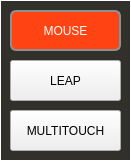
    <widget class="QFrame" name="TopModeFrame">
     <property name="geometry">
      <rect>
       <x>10</x>
       <y>10</y>
       <width>131</width>
       <height>161</height>
      </rect>
     </property>
     <property name="palette">
      <palette>
       <active>
        <colorrole role="WindowText">
         <brush brushstyle="SolidPattern">
          <color alpha="255">
           <red>255</red>
           <green>255</green>
           <blue>255</blue>
          </color>
         </brush>
        </colorrole>
        <colorrole role="Button">
         <brush brushstyle="SolidPattern">
          <color alpha="255">
           <red>49</red>
           <green>48</green>
           <blue>43</blue>
          </color>
         </brush>
        </colorrole>
        <colorrole role="Text">
         <brush brushstyle="SolidPattern">
          <color alpha="255">
           <red>255</red>
           <green>255</green>
           <blue>255</blue>
          </color>
         </brush>
        </colorrole>
        <colorrole role="ButtonText">
         <brush brushstyle="SolidPattern">
          <color alpha="255">
           <red>255</red>
           <green>255</green>
           <blue>255</blue>
          </color>
         </brush>
        </colorrole>
        <colorrole role="Base">
         <brush brushstyle="SolidPattern">
          <color alpha="255">
           <red>49</red>
           <green>48</green>
           <blue>43</blue>
          </color>
         </brush>
        </colorrole>
        <colorrole role="Window">
         <brush brushstyle="SolidPattern">
          <color alpha="255">
           <red>49</red>
           <green>48</green>
           <blue>43</blue>
          </color>
         </brush>
        </colorrole>
       </active>
       <inactive>
        <colorrole role="WindowText">
         <brush brushstyle="SolidPattern">
          <color alpha="255">
           <red>255</red>
           <green>255</green>
           <blue>255</blue>
          </color>
         </brush>
        </colorrole>
        <colorrole role="Button">
         <brush brushstyle="SolidPattern">
          <color alpha="255">
           <red>49</red>
           <green>48</green>
           <blue>43</blue>
          </color>
         </brush>
        </colorrole>
        <colorrole role="Text">
         <brush brushstyle="SolidPattern">
          <color alpha="255">
           <red>255</red>
           <green>255</green>
           <blue>255</blue>
          </color>
         </brush>
        </colorrole>
        <colorrole role="ButtonText">
         <brush brushstyle="SolidPattern">
          <color alpha="255">
           <red>255</red>
           <green>255</green>
           <blue>255</blue>
          </color>
         </brush>
        </colorrole>
        <colorrole role="Base">
         <brush brushstyle="SolidPattern">
          <color alpha="255">
           <red>49</red>
           <green>48</green>
           <blue>43</blue>
          </color>
         </brush>
        </colorrole>
        <colorrole role="Window">
         <brush brushstyle="SolidPattern">
          <color alpha="255">
           <red>49</red>
           <green>48</green>
           <blue>43</blue>
          </color>
         </brush>
        </colorrole>
       </inactive>
       <disabled>
        <colorrole role="WindowText">
         <brush brushstyle="SolidPattern">
          <color alpha="255">
           <red>255</red>
           <green>255</green>
           <blue>255</blue>
          </color>
         </brush>
        </colorrole>
        <colorrole role="Button">
         <brush brushstyle="SolidPattern">
          <color alpha="255">
           <red>49</red>
           <green>48</green>
           <blue>43</blue>
          </color>
         </brush>
        </colorrole>
        <colorrole role="Text">
         <brush brushstyle="SolidPattern">
          <color alpha="255">
           <red>255</red>
           <green>255</green>
           <blue>255</blue>
          </color>
         </brush>
        </colorrole>
        <colorrole role="ButtonText">
         <brush brushstyle="SolidPattern">
          <color alpha="255">
           <red>255</red>
           <green>255</green>
           <blue>255</blue>
          </color>
         </brush>
        </colorrole>
        <colorrole role="Base">
         <brush brushstyle="SolidPattern">
          <color alpha="255">
           <red>49</red>
           <green>48</green>
           <blue>43</blue>
          </color>
         </brush>
        </colorrole>
        <colorrole role="Window">
         <brush brushstyle="SolidPattern">
          <color alpha="255">
           <red>49</red>
           <green>48</green>
           <blue>43</blue>
          </color>
         </brush>
        </colorrole>
       </disabled>
      </palette>
     </property>
     <property name="styleSheet">
      <string notr="true">QFrame
{
border:1px solid white;
}

QLabel
{
border:none;
}

QPushButton:checked
{
  background-color: rgb(255,67,19) ;
  border: 2px solid #8f8f91;  
  border-radius: 6px;
 color: white ;
}</string>
     </property>
     <property name="frameShape">
      <enum>QFrame::StyledPanel</enum>
     </property>
     <property name="frameShadow">
      <enum>QFrame::Raised</enum>
     </property>
     <widget class="QPushButton" name="buttonModeTouch">
      <property name="geometry">
       <rect>
        <x>10</x>
        <y>110</y>
        <width>111</width>
        <height>41</height>
       </rect>
      </property>
      <property name="text">
       <string>MULTITOUCH</string>
      </property>
      <property name="checkable">
       <bool>true</bool>
      </property>
     </widget>
     <widget class="QPushButton" name="buttonModeMouse">
      <property name="geometry">
       <rect>
        <x>10</x>
        <y>10</y>
        <width>111</width>
        <height>41</height>
       </rect>
      </property>
      <property name="palette">
       <palette>
        <active>
         <colorrole role="WindowText">
          <brush brushstyle="SolidPattern">
           <color alpha="255">
            <red>255</red>
            <green>255</green>
            <blue>255</blue>
           </color>
          </brush>
         </colorrole>
         <colorrole role="Button">
          <brush brushstyle="SolidPattern">
           <color alpha="255">
            <red>49</red>
            <green>48</green>
            <blue>43</blue>
           </color>
          </brush>
         </colorrole>
         <colorrole role="Text">
          <brush brushstyle="SolidPattern">
           <color alpha="255">
            <red>255</red>
            <green>255</green>
            <blue>255</blue>
           </color>
          </brush>
         </colorrole>
         <colorrole role="ButtonText">
          <brush brushstyle="SolidPattern">
           <color alpha="255">
            <red>255</red>
            <green>255</green>
            <blue>255</blue>
           </color>
          </brush>
         </colorrole>
         <colorrole role="Base">
          <brush brushstyle="SolidPattern">
           <color alpha="255">
            <red>49</red>
            <green>48</green>
            <blue>43</blue>
           </color>
          </brush>
         </colorrole>
         <colorrole role="Window">
          <brush brushstyle="SolidPattern">
           <color alpha="255">
            <red>49</red>
            <green>48</green>
            <blue>43</blue>
           </color>
          </brush>
         </colorrole>
        </active>
        <inactive>
         <colorrole role="WindowText">
          <brush brushstyle="SolidPattern">
           <color alpha="255">
            <red>255</red>
            <green>255</green>
            <blue>255</blue>
           </color>
          </brush>
         </colorrole>
         <colorrole role="Button">
          <brush brushstyle="SolidPattern">
           <color alpha="255">
            <red>49</red>
            <green>48</green>
            <blue>43</blue>
           </color>
          </brush>
         </colorrole>
         <colorrole role="Text">
          <brush brushstyle="SolidPattern">
           <color alpha="255">
            <red>255</red>
            <green>255</green>
            <blue>255</blue>
           </color>
          </brush>
         </colorrole>
         <colorrole role="ButtonText">
          <brush brushstyle="SolidPattern">
           <color alpha="255">
            <red>255</red>
            <green>255</green>
            <blue>255</blue>
           </color>
          </brush>
         </colorrole>
         <colorrole role="Base">
          <brush brushstyle="SolidPattern">
           <color alpha="255">
            <red>49</red>
            <green>48</green>
            <blue>43</blue>
           </color>
          </brush>
         </colorrole>
         <colorrole role="Window">
          <brush brushstyle="SolidPattern">
           <color alpha="255">
            <red>49</red>
            <green>48</green>
            <blue>43</blue>
           </color>
          </brush>
         </colorrole>
        </inactive>
        <disabled>
         <colorrole role="WindowText">
          <brush brushstyle="SolidPattern">
           <color alpha="255">
            <red>255</red>
            <green>255</green>
            <blue>255</blue>
           </color>
          </brush>
         </colorrole>
         <colorrole role="Button">
          <brush brushstyle="SolidPattern">
           <color alpha="255">
            <red>49</red>
            <green>48</green>
            <blue>43</blue>
           </color>
          </brush>
         </colorrole>
         <colorrole role="Text">
          <brush brushstyle="SolidPattern">
           <color alpha="255">
            <red>255</red>
            <green>255</green>
            <blue>255</blue>
           </color>
          </brush>
         </colorrole>
         <colorrole role="ButtonText">
          <brush brushstyle="SolidPattern">
           <color alpha="255">
            <red>255</red>
            <green>255</green>
            <blue>255</blue>
           </color>
          </brush>
         </colorrole>
         <colorrole role="Base">
          <brush brushstyle="SolidPattern">
           <color alpha="255">
            <red>49</red>
            <green>48</green>
            <blue>43</blue>
           </color>
          </brush>
         </colorrole>
         <colorrole role="Window">
          <brush brushstyle="SolidPattern">
           <color alpha="255">
            <red>49</red>
            <green>48</green>
            <blue>43</blue>
           </color>
          </brush>
         </colorrole>
        </disabled>
       </palette>
      </property>
      <property name="text">
       <string>MOUSE</string>
      </property>
      <property name="checkable">
       <bool>true</bool>
      </property>
      <property name="checked">
       <bool>true</bool>
      </property>
      <property name="autoDefault">
       <bool>false</bool>
      </property>
      <property name="default">
       <bool>true</bool>
      </property>
      <property name="flat">
       <bool>false</bool>
      </property>
     </widget>
     <widget class="QPushButton" name="buttonModeLeap">
      <property name="geometry">
       <rect>
        <x>10</x>
        <y>60</y>
        <width>111</width>
        <height>41</height>
       </rect>
      </property>
      <property name="text">
       <string>LEAP</string>
      </property>
      <property name="checkable">
       <bool>true</bool>
      </property>
     </widget>
    </widget>
